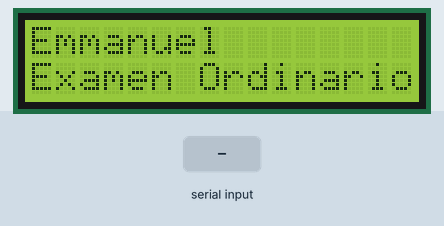
Simulated run of this sketch. Board: Arduino Uno, built with avr-gcc and run on an emulated ATmega328P. Shown: 16×2 character LCD. Inputs (shaded band) come from the test bench. What the sketch prints to the serial monitor is not drawn.

Above: at 0.1 s.
4.3 s: "DL\n" received over Serial
At 5.5 s:
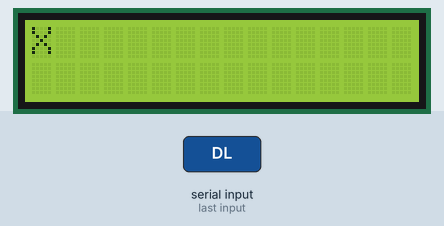
5.8 s: "BL\n" received over Serial
At 6.6 s:
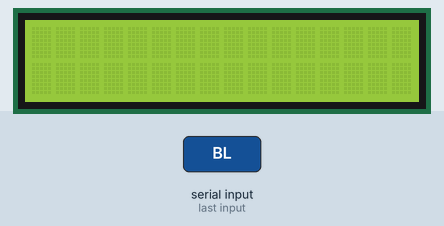
Timing chart, 0 to 8.8 s (numbered marks = the images above; inputs shaded):
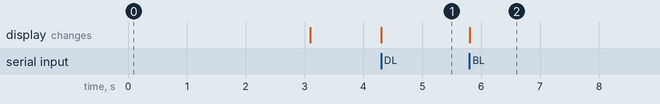

The sketch:

Examen_ordinario_19.ino
```cpp
#include <LiquidCrystal_I2C.h>
#include <Wire.h>

LiquidCrystal_I2C lcd(0x27, 16, 2);

byte apagado[8] = {
0b00000,
0b00000,
0b00000,
0b00000,
0b00000,
0b00000,
0b00000,
0b00000
};

void setup() {
  Serial.begin(115200);
  lcd.init();
  lcd.backlight();
  lcd.createChar(0, apagado);
  lcd.setCursor(0,0);
  lcd.print("Emmanuel");// Autor
  lcd.setCursor(0,1);
  lcd.print("Examen Ordinario");// Ejercicio
  delay(3000);
  lcd.clear();
}
void loop() {
  String sec, opc, fila_o, columna_o, fila_d, columna_d;
  int inic, fin, f_o, c_o, f_d, c_d;
  sec = leerTrama('\n');
  opc = cortaTrozo(sec, inic, &fin, '-', true);
  inic = fin;
  fila_o = cortaTrozo(sec, inic, &fin, ',', true);
  inic = fin;
  columna_o = cortaTrozo(sec, inic, &fin, '-', true);
  inic = fin;
  fila_d = cortaTrozo(sec, inic, &fin, ',', true);
  inic = fin;
  columna_d = cortaTrozo(sec, inic, &fin, ' ',true);

  f_o = fila_o.toInt();
  c_o = columna_o.toInt();
  f_d = fila_d.toInt();
  c_d = columna_d.toInt();

  if (opc == "DL") {
    for (int i=f_o;i<=f_d;i++) {
      for(int j=c_o;j<=c_d;j++) {
        lcd.setCursor(j,i);
        lcd.print("X");
      }
    }
  String conf = "ACK";
  Serial.println(conf);
  }
 if (opc == "BL") {
  for (int i=f_o;i<=f_d;i++) {
      for(int j=c_o;j<=c_d;j++) {
        lcd.setCursor(j,i);
        lcd.write(byte(0));
      }
    }
 String conf = "ACK";
 Serial.println(conf);
 }
}

String cortaTrozo(String s, int inic, int *fin, char car, bool corta) {
    int pos_car;
    pos_car = s.indexOf(car,inic); // posicion de car empezando en inic
    *fin = pos_car + 1; // fin se asigna a donde comienza el siguiente campo
    if (pos_car!=-1) return s.substring(inic,pos_car); // Entre inic y fin
    else if (corta) return s.substring(inic); // Desde inic al final
    else return String("-1"); // Error, devuelve el String "-1"
}


int *obtenListaEnteros(String linea, int inic, int *fin, char car, bool c, int N) {
    int *v_int, i;
    String s;
    v_int = (int *) malloc(sizeof(int)*N); // Reserva de memoria
    for(i=0;i<N;i++) { // Para cada trozo
        s = cortaTrozo(linea, inic, fin, car, c); // s = v_i como String
        inic=*fin; // Apuntamos al principio del siguiente campo
        v_int[i] = s.toInt(); // s se convierte a entero y se almacena
    }
    return v_int; // Devolución del vector
    }


float *obtenListaFloat(String linea, int inic, int *fin, char car, bool c, int N) {
    float *v_float;
    int i;
    String s;
    v_float = (float *) malloc(sizeof(float)*N);
    for(i=0;i<N;i++) { // Para cada trozo
          s = cortaTrozo(linea, inic, fin, car, c); // s = v_i como String
          inic=*fin; // Apuntamos al principio del siguiente campo
          v_float[i] = s.toFloat(); // s se convierte a float y se almacena
    }
    return v_float; // Devolución del vector
}


float incrementaListaEn(float v[], int tam, float M) {
      int i;
      for(i=0;i<tam;i++) {
      v[i] += M;
      }
 return M;
}


String leerTrama(char c){
        while(Serial.available() < 1){
        delay(1);
        }
 return Serial.readStringUntil(c);
}
```

Measured:
- after the input at 4.3 s, the display: changes at once (image 1)
- after the input at 5.8 s, the display: changes at once (image 2)
